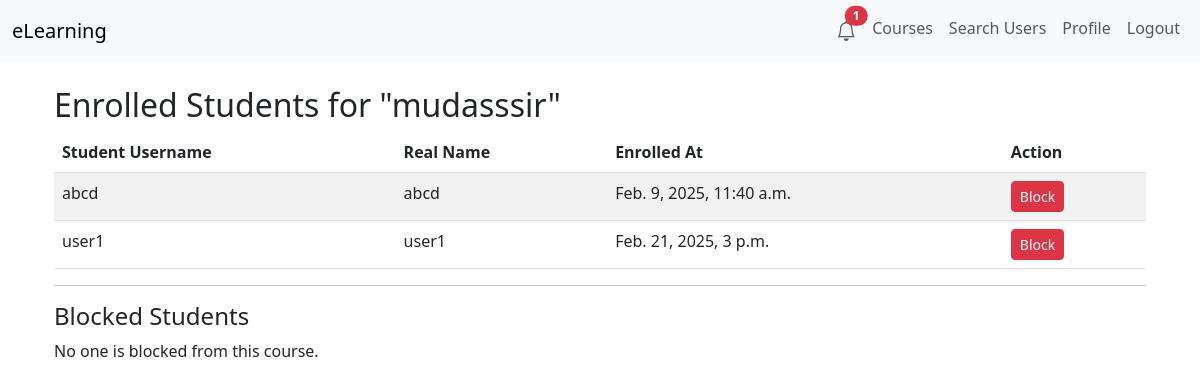
The page /courses/3/students/ (signed in) on the database its author committed.
### courses/models.py (models this page shows, shortened)
class Course(models.Model):
    title = models.CharField(max_length=200)
    description = models.TextField()
    teacher = models.ForeignKey(
        settings.AUTH_USER_MODEL,
        on_delete=models.CASCADE,
        related_name='courses'
    )
    created_at = models.DateTimeField(auto_now_add=True)

class Enrollment(models.Model):
    student = models.ForeignKey(
        settings.AUTH_USER_MODEL,
        on_delete=models.CASCADE,
        related_name='enrollments'
    )
    course = models.ForeignKey(
        Course,
        on_delete=models.CASCADE,
        related_name='enrollments'
    )
    enrolled_at = models.DateTimeField(auto_now_add=True)
    class Meta:
        unique_together = ('student', 'course')

### users/models.py (models this page shows, shortened)
class CustomUser(AbstractUser):
    STUDENT = 'Student'
    TEACHER = 'Teacher'
    ROLE_CHOICES = [
        (STUDENT, 'Student'),
        (TEACHER, 'Teacher'),
    ]
    real_name = models.CharField(max_length=150, blank=True)
    profile_picture = models.ImageField(upload_to='profile_pics/', null=True, blank=True)
    role = models.CharField(max_length=7, choices=ROLE_CHOICES, default=STUDENT)
    status = models.CharField(max_length=255, blank=True, null=True)

### courses/views.py (the view)
# urls.py: path('<int:course_id>/students/', views.view_enrolled_students, name='view-enrolled-students'),
@login_required
@teacher_required
def view_enrolled_students(request, course_id):
    course = get_object_or_404(Course, id=course_id, teacher=request.user)
    enrollments = course.enrollments.select_related('student')
    blocked_students = course.blocks.select_related('student')
    return render(request, 'courses/view_enrolled_students.html', {
        'course': course,
        'enrollments': enrollments,
        'blocked_students': blocked_students
    })

### users/context_processors.py (called while the page is built)
def unread_notifications(request):
    if request.user.is_authenticated:
        count = request.user.notifications.filter(is_read=False).count()
        return {'unread_count': count}
    else:
        return {'unread_count': 0}

### courses/templates/courses/view_enrolled_students.html
{% extends "base.html" %}
{% load static %}
{% block content %}
<div class="container mt-4">
    <h2>Enrolled Students for "{{ course.title }}"</h2>
    {% if enrollments %}
        <table class="table table-striped">
            <thead>
                <tr>
                    <th>Student Username</th>
                    <th>Real Name</th>
                    <th>Enrolled At</th>
                    <th>Action</th>
                </tr>
            </thead>
            <tbody>
                {% for enrollment in enrollments %}
                <tr>
                    <td>{{ enrollment.student.username }}</td>
                    <td>{{ enrollment.student.real_name }}</td>
                    <td>{{ enrollment.enrolled_at }}</td>
                    <td>
                        <a href="{% url 'courses:block-student' course.id enrollment.student.id %}"
                           class="btn btn-sm btn-danger"
                           onclick="return confirm('Are you sure you want to block this student from the course?');">
                           Block
                        </a>
                    </td>
                </tr>
                {% endfor %}
            </tbody>
        </table>
    {% else %}
        <p>No students enrolled in this course.</p>
    {% endif %}
    <hr>
    <h4>Blocked Students</h4>
    {% if blocked_students %}
        <ul class="list-group">
            {% for block in blocked_students %}
                <li class="list-group-item">
                    {{ block.student.username }}
                </li>
            {% endfor %}
        </ul>
    {% else %}
        <p>No one is blocked from this course.</p>
    {% endif %}
</div>
{% endblock %}

### rows shown on the page
Course: title "mudasssir"
Enrollment: student.username "abcd", student.real_name "abcd", enrolled_at "Feb. 9, 2025, 11:40 a.m."
Enrollment: student.username "user1", student.real_name "user1", enrolled_at "Feb. 21, 2025, 3 p.m."

### other values the page prints
{{ unread_count }} "1"
